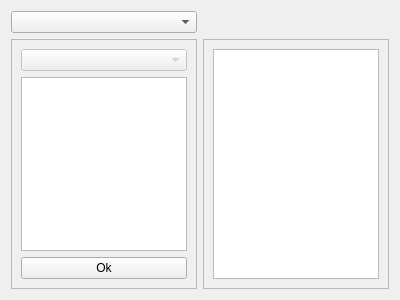
<?xml version="1.0" encoding="UTF-8"?>
<ui version="4.0">
 <class>Comments</class>
 <widget class="QWidget" name="Comments">
  <property name="geometry">
   <rect>
    <x>0</x>
    <y>0</y>
    <width>400</width>
    <height>300</height>
   </rect>
  </property>
  <property name="minimumSize">
   <size>
    <width>400</width>
    <height>300</height>
   </size>
  </property>
  <property name="windowTitle">
   <string>Add Annotation</string>
  </property>
  <layout class="QGridLayout" name="gridLayout">
   <item row="0" column="0">
    <widget class="QComboBox" name="annotType"/>
   </item>
   <item row="1" column="0">
    <widget class="QFrame" name="frame">
     <property name="frameShape">
      <enum>QFrame::StyledPanel</enum>
     </property>
     <property name="frameShadow">
      <enum>QFrame::Raised</enum>
     </property>
     <layout class="QVBoxLayout" name="verticalLayout">
      <item>
       <widget class="QComboBox" name="annotLinkStyle">
        <property name="enabled">
         <bool>false</bool>
        </property>
       </widget>
      </item>
      <item>
       <widget class="QPlainTextEdit" name="text"/>
      </item>
      <item>
       <widget class="QPushButton" name="apply">
        <property name="text">
         <string>Ok</string>
        </property>
       </widget>
      </item>
     </layout>
    </widget>
   </item>
   <item row="1" column="1">
    <widget class="QFrame" name="frame_2">
     <property name="frameShape">
      <enum>QFrame::StyledPanel</enum>
     </property>
     <property name="frameShadow">
      <enum>QFrame::Raised</enum>
     </property>
     <layout class="QVBoxLayout" name="verticalLayout_2">
      <item>
       <widget class="QPlainTextEdit" name="plainTextEdit"/>
      </item>
     </layout>
    </widget>
   </item>
  </layout>
 </widget>
 <resources/>
 <connections>
  <connection>
   <sender>annotType</sender>
   <signal>currentIndexChanged(int)</signal>
   <receiver>Comments</receiver>
   <slot>onChange(int)</slot>
   <hints>
    <hint type="sourcelabel">
     <x>20</x>
     <y>20</y>
    </hint>
    <hint type="destinationlabel">
     <x>20</x>
     <y>20</y>
    </hint>
   </hints>
  </connection>
  <connection>
   <sender>apply</sender>
   <signal>clicked()</signal>
   <receiver>Comments</receiver>
   <slot>apply()</slot>
   <hints>
    <hint type="sourcelabel">
     <x>20</x>
     <y>20</y>
    </hint>
    <hint type="destinationlabel">
     <x>20</x>
     <y>20</y>
    </hint>
   </hints>
  </connection>
 </connections>
</ui>
